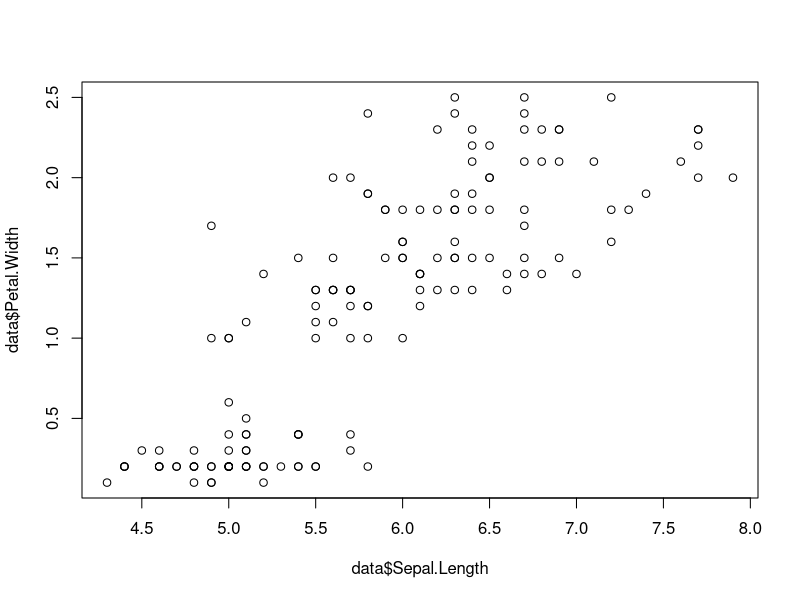
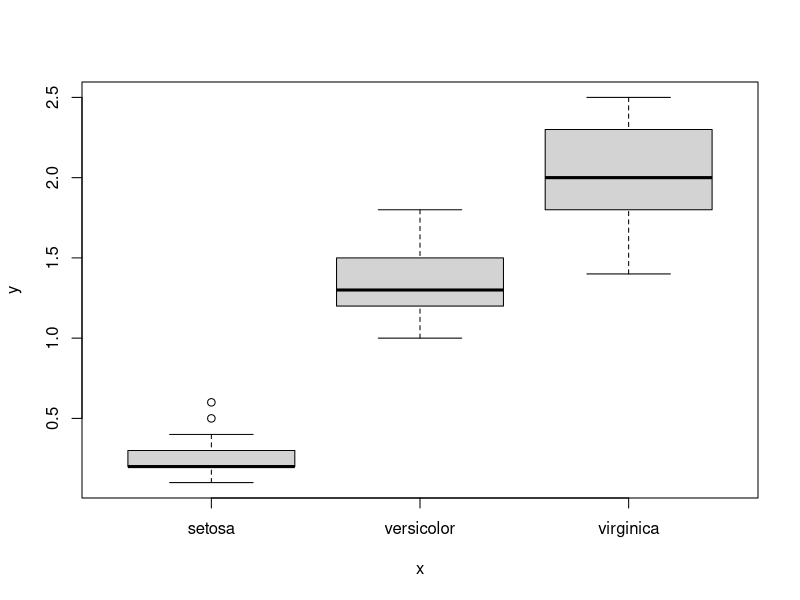

Source code (R) for these figures, in order:

# Introduction to R
# Changshu Institute of Technology
# Martin Amodeo
# 2023.2.26

# Activity 3. Objects

# Dataframes ####

data <- iris

# how many observations has the object data?
# how many variables has the object data?
# let´s take a look at the table using the blue triangle in the workspace

data

data$Sepal.Length
data$Sepal.Width

data$log_Sepal.Length <- log(data$Sepal.Length) # log transformation

# and now? how many variable does the object data has?

# now let´s make some plot

plot(data$Sepal.Length,data$Petal.Width)

plot(data$Species,data$Petal.Width)

# REMEMBER TO SAVE YOUR SCRIPT

rm(list=ls()) # what happened?!

# now it´s your turn to write code below...

# first create an object called data as we did before

# then, write 5 lines of code in which you apply functions and operations to the variables
# as we did in activities 1,2,3 and 4




# definí primero tu working directory desde el menu Session/Set Working Directory/To Source File Location

# cargo los datos de ejemplo "iris" que vienen con R
datos <- iris

# largo y ancho de pétalos y sépalos de flores de lirio
# https://wallpaperaccess.com/iris-flower

# funciones que corren sobre vectores dentro del dataframe

log(datos$Petal.Length)
sqrt(datos$Petal.Length)

# funciones de resumen (de un vector me devuelve uno o unos pocos valores)

mean(datos$Petal.Length) # media
median(datos$Petal.Length) # mediana
max(datos$Petal.Length) # maximo
min(datos$Petal.Length) # minimo
range(datos$Petal.Length) # rango
summary(datos$Petal.Length) # todo eso junto y con cuartiles
sd(datos$Petal.Length) # desvio estandar
var(datos$Petal.Length) # varianza
quantile(datos$Petal.Length,0.25) # primer cuartil

# funciones que corren sobre un dataframe

names(datos)
nrow(datos)
ncol(datos)
str(datos) # lo mismo que el iconito azul del area de trabajo!
summary(datos) # guau!

# Hacé click en el iconito azul a la izquierda de datos  
# en el area de trabajo, para desplegar su contenido

# cuántas variables tiene el dataframe datos?

# transformo a log y creo nueva variable
datos$log_Petal.Length <- log(datos$Petal.Length) 

# ahora cuantas variables tiene el dataframe datos?

# Categorizo la variable numérica Sepal.Length

# primero voy a mirar su rango
summary(datos$Sepal.Length)

# vamos a considerar que:
# > 6 es un sepalón
# entre 5 y 6 es un sépalo
# < 5 es un sepalito

# Cómo harías para categorizarla?
# considerá que la variable podría tomar valores de 0 a 10
# considera la funcion cut y sus argumentos breaks y labels

# Justo AYER se publicó un paper donde descubrieron que 
# las especies setosa y versicolor son la misma especie
# ahora se llaman versitosa (aclaración: esto NO es verídico)
# cómo recategorizarías el factor datos$Species para incorporar ese cambio?
# considerá la función levels() o factor()

# Reorganización de la planilla

# genera un nuevo dataframe seleccionando solo las variables Petal.Width y Species

# Ese data frame (de dos variables) pasalo a formato ancho. 
# Es decir, que aparezca cada especie como una columna


# exportá esta planilla usando la función write.csv()
# acordate de que antes tenés que haber definido el working directory